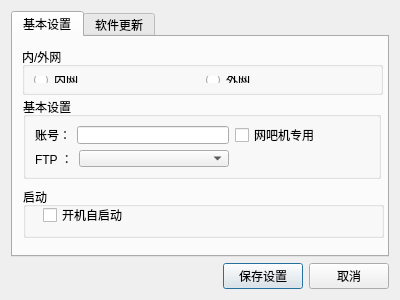
<?xml version="1.0" encoding="UTF-8"?>
<ui version="4.0">
 <class>Setting</class>
 <widget class="QDialog" name="Setting">
  <property name="geometry">
   <rect>
    <x>0</x>
    <y>0</y>
    <width>400</width>
    <height>300</height>
   </rect>
  </property>
  <property name="windowTitle">
   <string>Dialog</string>
  </property>
  <layout class="QGridLayout" name="gridLayout">
   <item row="0" column="0" colspan="2">
    <widget class="QTabWidget" name="tab_widget">
     <property name="enabled">
      <bool>true</bool>
     </property>
     <property name="currentIndex">
      <number>0</number>
     </property>
     <widget class="QWidget" name="tab_base">
      <attribute name="title">
       <string>基本设置</string>
      </attribute>
      <widget class="QGroupBox" name="groupBox">
       <property name="geometry">
        <rect>
         <x>10</x>
         <y>150</y>
         <width>361</width>
         <height>51</height>
        </rect>
       </property>
       <property name="title">
        <string>启动</string>
       </property>
       <widget class="QCheckBox" name="cbox_is_auto_start">
        <property name="geometry">
         <rect>
          <x>20</x>
          <y>20</y>
          <width>91</width>
          <height>16</height>
         </rect>
        </property>
        <property name="text">
         <string>开机自启动</string>
        </property>
       </widget>
      </widget>
      <widget class="QGroupBox" name="groupBox_2">
       <property name="geometry">
        <rect>
         <x>10</x>
         <y>60</y>
         <width>358</width>
         <height>82</height>
        </rect>
       </property>
       <property name="title">
        <string>基本设置</string>
       </property>
       <layout class="QGridLayout" name="gridLayout_2">
        <item row="0" column="0">
         <layout class="QHBoxLayout" name="horizontalLayout">
          <item>
           <widget class="QLabel" name="label">
            <property name="text">
             <string>账号：</string>
            </property>
           </widget>
          </item>
          <item>
           <widget class="QLineEdit" name="ledt_user_name">
            <property name="minimumSize">
             <size>
              <width>150</width>
              <height>0</height>
             </size>
            </property>
           </widget>
          </item>
         </layout>
        </item>
        <item row="0" column="1">
         <widget class="QCheckBox" name="auto_get_host_name">
          <property name="text">
           <string>网吧机专用</string>
          </property>
         </widget>
        </item>
        <item row="0" column="2">
         <spacer name="horizontalSpacer">
          <property name="orientation">
           <enum>Qt::Horizontal</enum>
          </property>
          <property name="sizeHint" stdset="0">
           <size>
            <width>55</width>
            <height>20</height>
           </size>
          </property>
         </spacer>
        </item>
        <item row="1" column="0">
         <layout class="QHBoxLayout" name="horizontalLayout_2">
          <item>
           <widget class="QLabel" name="lbe_cbox">
            <property name="text">
             <string>FTP ：</string>
            </property>
           </widget>
          </item>
          <item>
           <widget class="QComboBox" name="cbox_ftps">
            <property name="minimumSize">
             <size>
              <width>150</width>
              <height>0</height>
             </size>
            </property>
           </widget>
          </item>
         </layout>
        </item>
        <item row="1" column="1" colspan="2">
         <spacer name="horizontalSpacer_2">
          <property name="orientation">
           <enum>Qt::Horizontal</enum>
          </property>
          <property name="sizeHint" stdset="0">
           <size>
            <width>138</width>
            <height>20</height>
           </size>
          </property>
         </spacer>
        </item>
       </layout>
      </widget>
      <widget class="QGroupBox" name="groupBox_3">
       <property name="geometry">
        <rect>
         <x>9</x>
         <y>10</y>
         <width>361</width>
         <height>48</height>
        </rect>
       </property>
       <property name="title">
        <string>内/外网</string>
       </property>
       <layout class="QGridLayout" name="gridLayout_3">
        <item row="0" column="0">
         <widget class="QRadioButton" name="rbtn_in">
          <property name="text">
           <string>内网</string>
          </property>
         </widget>
        </item>
        <item row="0" column="1">
         <widget class="QRadioButton" name="rbtn_out">
          <property name="text">
           <string>外网</string>
          </property>
         </widget>
        </item>
       </layout>
      </widget>
     </widget>
     <widget class="QWidget" name="tab_2">
      <attribute name="title">
       <string>软件更新</string>
      </attribute>
     </widget>
    </widget>
   </item>
   <item row="1" column="0">
    <spacer name="horizontalSpacer_3">
     <property name="orientation">
      <enum>Qt::Horizontal</enum>
     </property>
     <property name="sizeHint" stdset="0">
      <size>
       <width>215</width>
       <height>20</height>
      </size>
     </property>
    </spacer>
   </item>
   <item row="1" column="1">
    <layout class="QHBoxLayout" name="horizontalLayout_3">
     <item>
      <widget class="QPushButton" name="pbtn_accept">
       <property name="text">
        <string>保存设置</string>
       </property>
      </widget>
     </item>
     <item>
      <widget class="QPushButton" name="pbtn_reject">
       <property name="text">
        <string>取消</string>
       </property>
      </widget>
     </item>
    </layout>
   </item>
  </layout>
 </widget>
 <resources/>
 <connections/>
</ui>
